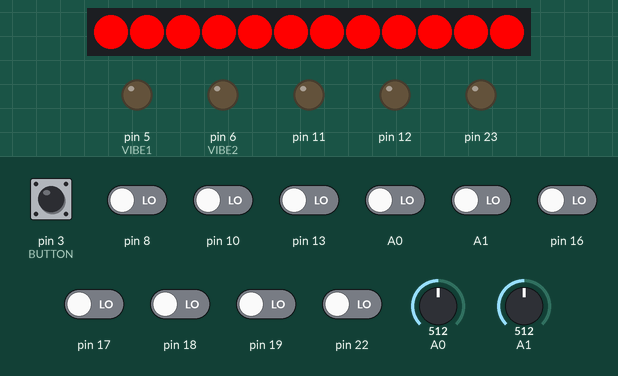
The sketch below on a simulated Arduino Uno, built with avr-gcc and run on an emulated ATmega328P. Parts: 12 RGB LEDs in strip order, left to right, output pins drawn as LEDs (lit = HIGH). Inputs (shaded band) come from the test bench; at power-on: A0, A1, pin 3 (BUTTON), pin 8, pin 10, pin 13, pin 16–19, pin 22 LOW, A0 = 512, A1 = 512. Dim RGB values are drawn brighter than linear; what the sketch prints to the serial monitor is not drawn.

Above: at 0.01 s.
1.4 s: pin 3 (BUTTON) pulled HIGH for 1 s
At 3.3 s:
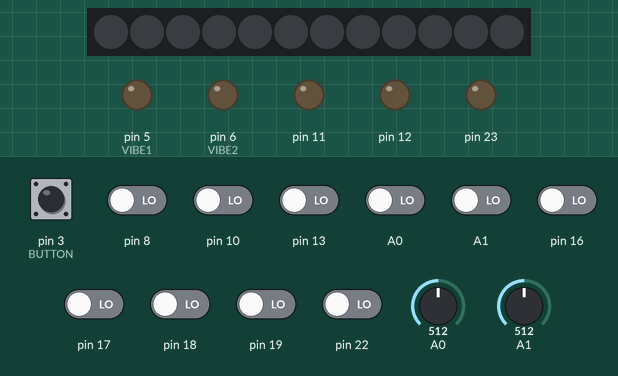
5.4 s: pin 3 (BUTTON) pulled HIGH for 0.15 s
7.0 s: pin 3 (BUTTON) pulled HIGH for 3.2 s
At 7.9 s:
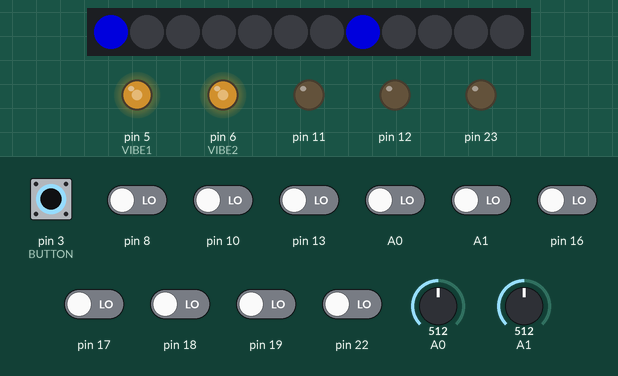
13.2 s: pin 3 (BUTTON) pulsed HIGH 2 times (0.12 s each, 0.3 s apart)
16.8 s: pin 3 (BUTTON) driven HIGH
At 17.2 s:
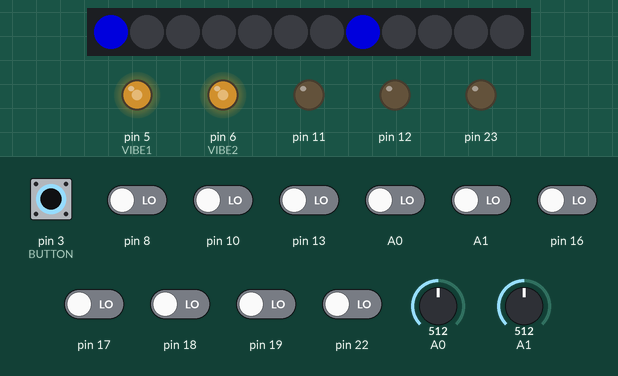
19.8 s: A0 set to 0
At 33.8 s:
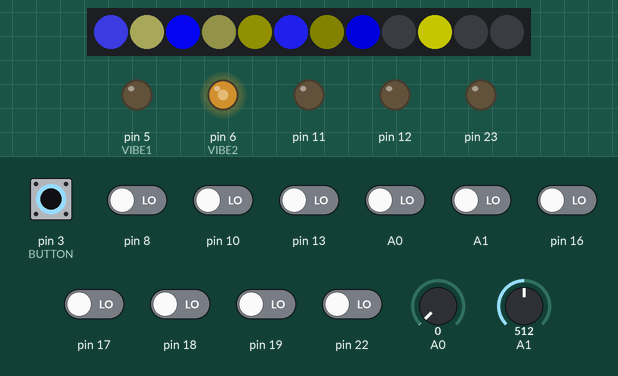
Timing chart, 0 to 34.5 s (numbered marks = the images above; inputs shaded):
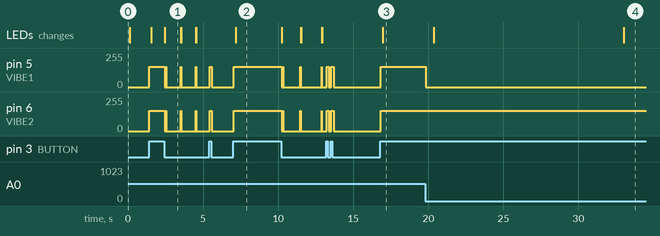

The sketch:

torch.ino
```cpp
#include <Adafruit_NeoPixel.h>
#define NUMPIXELS      12

#define PIN            9
Adafruit_NeoPixel pixels = Adafruit_NeoPixel(NUMPIXELS, PIN, NEO_GRB + NEO_KHZ800);
// #define LEDPOWER       7

#define VIBE1          5
#define VIBE2          6
#define BUTTON        3

//long record;
int invert = 0;
int rate = 30;
int buttonFlag = 0;
int record[500];
int record2[500];
long startPoint;
int recEnd;

void setup() {
  Serial.begin(9600);
  pinMode(2, INPUT);
  setupPixels();
}

void loop() {
  Serial.print("light 1:");
  Serial.println(analogRead(A0));
  int lightIn =  map(analogRead(A0), 0, 1023, 0, 255);
  lightIn = constrain((lightIn) * 1.2, 0, 255);
  Serial.print("test ");
  Serial.println(lightIn);
  int lightIn2 =  map(analogRead(A1), 0, 1023, 0, 255);
  lightIn2 = constrain((lightIn2) * 1.2, 0, 255);

  unsigned long currentMillis = millis() - startPoint;


if (buttonFlag == 1) {
  analogWrite(VIBE1, lightIn);
  analogWrite(VIBE2, lightIn2);

  if ((currentMillis % rate) == 0){

   record[(currentMillis / rate)] = lightIn;
   record2[(currentMillis / rate)] = lightIn2;
   Serial.println((currentMillis / rate));
   Serial.print("A0: ");
   Serial.println(lightIn);
   Serial.print("A1: ");
   Serial.println(lightIn2);


  for (int k=0; k<6; k++){
    pixels.setPixelColor(0, pixels.Color(0, 0, lightIn));
    pixels.setPixelColor(7, pixels.Color(0, 0, lightIn2));
    pixels.show();
  }

  }

} else {
  int output = record[(currentMillis / rate) % recEnd];
  int output2 = record2[(currentMillis / rate) % recEnd];
  analogWrite(VIBE1, output);
  analogWrite(VIBE2, output2);
  Serial.println((currentMillis / rate) % recEnd);

  for (int k=0; k<6; k++){
    pixels.setPixelColor(k, pixels.Color(output, output, output));
    pixels.setPixelColor(k+6, pixels.Color(output2, output2, output2));
    pixels.show();
  }

}

int button = digitalRead(BUTTON);
  if (button != buttonFlag) {
     buttonFlag = button;
     if (button == 1) {
      Serial.println("on");
      startPoint = millis();

      for (int k=0; k<12; k++){
    pixels.setPixelColor(k, pixels.Color(0, 0, 0));
    pixels.show();
  }

     } else {
      Serial.println("off");
      recEnd = (currentMillis / rate);
     }

  }

}


void setupPixels(){
    pixels.begin();
pixels.setBrightness(255);

for (int i = 0; i<NUMPIXELS; i++) {
  pixels.setPixelColor(i, pixels.Color(255, 0, 0));
}

pixels.show();

delay(100);

for (int i = 0; i<NUMPIXELS; i++) {
  pixels.setPixelColor(i, pixels.Color(0, 0, 0));
}
pixels.show();

}
```

Measured:
- after the input at 1.4 s, pin 5 (VIBE1), pin 6 (VIBE2): 0/255 → 152/255 at once, → 0/255 1.0 s later; the LEDs: first change after 0.15 s (image 1 shows a later state)
- after the input at 7.0 s, pin 5 (VIBE1), pin 6 (VIBE2): 0/255 → 152/255 after 0.05 s, → 0/255 3.2 s later; the LEDs: change after 0.17 s (image 2)
- after the input at 16.8 s, pin 5 (VIBE1), pin 6 (VIBE2): 0/255 → 152/255 at once; the LEDs: change after 0.15 s (image 3)
- after the input at 19.8 s, pin 5 (VIBE1): 152/255 → 0/255 at once; the LEDs: first change after 0.58 s (image 4 shows a later state)
- what the display in image 1 shows lasts 1.1 s, from 2.4 s to 3.5 s
